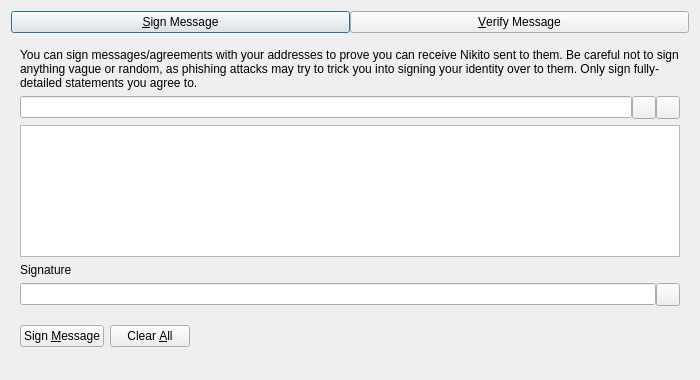
<?xml version="1.0" encoding="UTF-8"?>
<ui version="4.0">
 <class>SignVerifyMessageDialog</class>
 <widget class="QDialog" name="SignVerifyMessageDialog">
  <property name="geometry">
   <rect>
    <x>0</x>
    <y>0</y>
    <width>700</width>
    <height>380</height>
   </rect>
  </property>
  <property name="windowTitle">
   <string>Signatures - Sign / Verify a Message</string>
  </property>
  <property name="modal">
   <bool>true</bool>
  </property>
  <layout class="QVBoxLayout" name="verticalLayout">
   <item>
    <layout class="QHBoxLayout" name="horizontalLayout_Buttons_2">
     <property name="spacing">
      <number>0</number>
     </property>
     <property name="topMargin">
      <number>0</number>
     </property>
     <item>
      <widget class="QPushButton" name="btnSignMessage">
       <property name="text">
        <string>&amp;Sign Message</string>
       </property>
       <property name="checkable">
        <bool>true</bool>
       </property>
      </widget>
     </item>
     <item>
      <widget class="QPushButton" name="btnVerifyMessage">
       <property name="text">
        <string>&amp;Verify Message</string>
       </property>
       <property name="checkable">
        <bool>true</bool>
       </property>
      </widget>
     </item>
    </layout>
   </item>
   <item>
    <widget class="QStackedWidget" name="stackedWidgetSig">
     <property name="minimumSize">
      <size>
       <width>0</width>
       <height>0</height>
      </size>
     </property>
     <property name="currentIndex">
      <number>0</number>
     </property>
     <widget class="QWidget" name="pageSignMessage">
      <layout class="QVBoxLayout" name="verticalLayout_SM">
       <item>
        <widget class="QLabel" name="infoLabel_SM">
         <property name="text">
          <string>You can sign messages/agreements with your addresses to prove you can receive Nikito sent to them. Be careful not to sign anything vague or random, as phishing attacks may try to trick you into signing your identity over to them. Only sign fully-detailed statements you agree to.</string>
         </property>
         <property name="textFormat">
          <enum>Qt::PlainText</enum>
         </property>
         <property name="wordWrap">
          <bool>true</bool>
         </property>
        </widget>
       </item>
       <item>
        <layout class="QHBoxLayout" name="horizontalLayout_1_SM">
         <property name="spacing">
          <number>0</number>
         </property>
         <item>
          <widget class="QValidatedLineEdit" name="addressIn_SM">
           <property name="toolTip">
            <string>The Nikito address to sign the message with</string>
           </property>
          </widget>
         </item>
         <item>
          <widget class="QToolButton" name="addressBookButton_SM">
           <property name="toolTip">
            <string>Choose previously used address</string>
           </property>
           <property name="text">
            <string/>
           </property>
           <property name="shortcut">
            <string>Alt+A</string>
           </property>
          </widget>
         </item>
         <item>
          <widget class="QToolButton" name="pasteButton_SM">
           <property name="toolTip">
            <string>Paste address from clipboard</string>
           </property>
           <property name="text">
            <string/>
           </property>
           <property name="shortcut">
            <string>Alt+P</string>
           </property>
          </widget>
         </item>
        </layout>
       </item>
       <item>
        <widget class="QPlainTextEdit" name="messageIn_SM">
         <property name="toolTip">
          <string>Enter the message you want to sign here</string>
         </property>
        </widget>
       </item>
       <item>
        <widget class="QLabel" name="signatureLabel_SM">
         <property name="text">
          <string>Signature</string>
         </property>
         <property name="textFormat">
          <enum>Qt::PlainText</enum>
         </property>
        </widget>
       </item>
       <item>
        <layout class="QHBoxLayout" name="horizontalLayout_2_SM">
         <property name="spacing">
          <number>0</number>
         </property>
         <item>
          <widget class="QLineEdit" name="signatureOut_SM">
           <property name="readOnly">
            <bool>true</bool>
           </property>
          </widget>
         </item>
         <item>
          <widget class="QToolButton" name="copySignatureButton_SM">
           <property name="toolTip">
            <string>Copy the current signature to the system clipboard</string>
           </property>
           <property name="text">
            <string/>
           </property>
          </widget>
         </item>
        </layout>
       </item>
       <item>
        <layout class="QHBoxLayout" name="horizontalLayout_3_SM">
         <item>
          <widget class="QPushButton" name="signMessageButton_SM">
           <property name="toolTip">
            <string>Sign the message to prove you own this Nikito address</string>
           </property>
           <property name="text">
            <string>Sign &amp;Message</string>
           </property>
           <property name="autoDefault">
            <bool>false</bool>
           </property>
          </widget>
         </item>
         <item>
          <widget class="QPushButton" name="clearButton_SM">
           <property name="toolTip">
            <string>Reset all sign message fields</string>
           </property>
           <property name="text">
            <string>Clear &amp;All</string>
           </property>
           <property name="autoDefault">
            <bool>false</bool>
           </property>
          </widget>
         </item>
         <item>
          <spacer name="horizontalSpacer_1_SM">
           <property name="orientation">
            <enum>Qt::Horizontal</enum>
           </property>
           <property name="sizeHint" stdset="0">
            <size>
             <width>40</width>
             <height>48</height>
            </size>
           </property>
          </spacer>
         </item>
         <item>
          <widget class="QLabel" name="statusLabel_SM">
           <property name="text">
            <string/>
           </property>
           <property name="wordWrap">
            <bool>true</bool>
           </property>
          </widget>
         </item>
         <item>
          <spacer name="horizontalSpacer_2_SM">
           <property name="orientation">
            <enum>Qt::Horizontal</enum>
           </property>
           <property name="sizeHint" stdset="0">
            <size>
             <width>40</width>
             <height>48</height>
            </size>
           </property>
          </spacer>
         </item>
        </layout>
       </item>
      </layout>
     </widget>
     <widget class="QWidget" name="pageVerifyMessage">
      <layout class="QVBoxLayout" name="verticalLayout_VM">
       <item>
        <widget class="QLabel" name="infoLabel_VM">
         <property name="text">
          <string>Enter the receiver's address, message (ensure you copy line breaks, spaces, tabs, etc. exactly) and signature below to verify the message. Be careful not to read more into the signature than what is in the signed message itself, to avoid being tricked by a man-in-the-middle attack. Note that this only proves the signing party receives with the address, it cannot prove sendership of any transaction!</string>
         </property>
         <property name="textFormat">
          <enum>Qt::PlainText</enum>
         </property>
         <property name="alignment">
          <set>Qt::AlignLeading|Qt::AlignLeft|Qt::AlignTop</set>
         </property>
         <property name="wordWrap">
          <bool>true</bool>
         </property>
        </widget>
       </item>
       <item>
        <layout class="QHBoxLayout" name="horizontalLayout_1_VM">
         <property name="spacing">
          <number>0</number>
         </property>
         <item>
          <widget class="QValidatedLineEdit" name="addressIn_VM">
           <property name="toolTip">
            <string>The Nikito address the message was signed with</string>
           </property>
          </widget>
         </item>
         <item>
          <widget class="QToolButton" name="addressBookButton_VM">
           <property name="toolTip">
            <string>Choose previously used address</string>
           </property>
           <property name="text">
            <string/>
           </property>
           <property name="shortcut">
            <string>Alt+A</string>
           </property>
          </widget>
         </item>
        </layout>
       </item>
       <item>
        <widget class="QPlainTextEdit" name="messageIn_VM"/>
       </item>
       <item>
        <widget class="QValidatedLineEdit" name="signatureIn_VM"/>
       </item>
       <item>
        <layout class="QHBoxLayout" name="horizontalLayout_2_VM">
         <item>
          <widget class="QPushButton" name="verifyMessageButton_VM">
           <property name="toolTip">
            <string>Verify the message to ensure it was signed with the specified Nikito address</string>
           </property>
           <property name="text">
            <string>Verify &amp;Message</string>
           </property>
           <property name="autoDefault">
            <bool>false</bool>
           </property>
          </widget>
         </item>
         <item>
          <widget class="QPushButton" name="clearButton_VM">
           <property name="toolTip">
            <string>Reset all verify message fields</string>
           </property>
           <property name="text">
            <string>Clear &amp;All</string>
           </property>
           <property name="autoDefault">
            <bool>false</bool>
           </property>
          </widget>
         </item>
         <item>
          <spacer name="horizontalSpacer_1_VM">
           <property name="orientation">
            <enum>Qt::Horizontal</enum>
           </property>
           <property name="sizeHint" stdset="0">
            <size>
             <width>40</width>
             <height>48</height>
            </size>
           </property>
          </spacer>
         </item>
         <item>
          <widget class="QLabel" name="statusLabel_VM">
           <property name="text">
            <string/>
           </property>
           <property name="wordWrap">
            <bool>true</bool>
           </property>
          </widget>
         </item>
         <item>
          <spacer name="horizontalSpacer_2_VM">
           <property name="orientation">
            <enum>Qt::Horizontal</enum>
           </property>
           <property name="sizeHint" stdset="0">
            <size>
             <width>40</width>
             <height>48</height>
            </size>
           </property>
          </spacer>
         </item>
        </layout>
       </item>
      </layout>
     </widget>
    </widget>
   </item>
  </layout>
 </widget>
 <customwidgets>
  <customwidget>
   <class>QValidatedLineEdit</class>
   <extends>QLineEdit</extends>
   <header>qt/qvalidatedlineedit.h</header>
  </customwidget>
 </customwidgets>
 <resources>
  <include location="../nikito.qrc"/>
 </resources>
 <connections/>
</ui>
